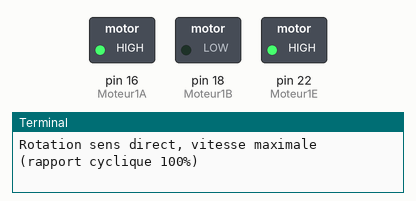
A program run on a simulated Raspberry Pi (header pin numbers). Shown: switched loads named in the program (green lamp = pin HIGH), the last lines printed to the terminal. At 4.0 s the program stops and its outputs stay as they are.

Above: at 0.1 s.
At 4.1 s:
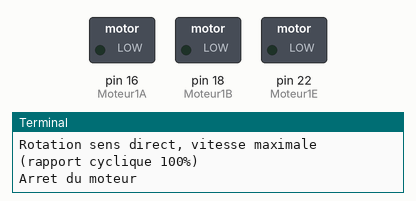
Timing chart, 0 to 5.5 s (numbered marks = the images above):
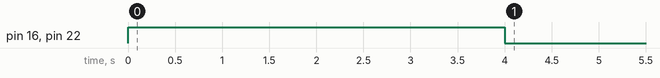

The program:

moteur1.py
```python
## Controle d'un moteur DC par le Raspberry Pi

import RPi.GPIO as GPIO
from time import sleep

GPIO.setmode(GPIO.BOARD)   ##je prefere la numerotation BOARD plutot que BCM

Moteur1A = 16      ## premiere sortie du premier moteur, pin 16
Moteur1B = 18      ## deuxieme sortie de premier moteur, pin 18
Moteur1E = 22      ## enable du premier moteur, pin 22

GPIO.setup(Moteur1A,GPIO.OUT)  ## ces trois pins du Raspberry Pi sont des sorties
GPIO.setup(Moteur1B,GPIO.OUT)
GPIO.setup(Moteur1E,GPIO.OUT)

#pwm = GPIO.PWM(Moteur1E,50)   ## pwm de la pin 22 a une frequence de 50 Hz
#pwm.start(100)   ## on commemnce avec un rapport cyclique de 100%


print "Rotation sens direct, vitesse maximale (rapport cyclique 100%)"
GPIO.output(Moteur1A,GPIO.HIGH)
GPIO.output(Moteur1B,GPIO.LOW)
GPIO.output(Moteur1E,GPIO.HIGH)

sleep(4)  ## on laisse tourner le moteur 5 secondes avec des parametres

#pwm.ChangeDutyCycle(20)  ## modification du rapport cyclique a 20%

#print "Rotation sens direct, au ralenti (rapport cyclique 20%)"

#sleep(2)

#print "Rotation sens inverse, au ralenti (rapport cyclique 20%)"
#GPIO.output(Moteur1A,GPIO.LOW)
#GPIO.output(Moteur1B,GPIO.HIGH)

#sleep(1)

#pwm.ChangeDutyCycle(100)
#print"Rotation sens inverse, vitesse maximale (rapport cyclique 100%)"
#sleep(1)


print "Arret du moteur"
GPIO.output(Moteur1E,GPIO.LOW)

#pwm.stop()    ## interruption du pwm

GPIO.cleanup()
```

Measured:
- by itself, pin 16 (Moteur1A), pin 22 (Moteur1E): LOW → HIGH at 0.00 s, → LOW 4.0 s later
